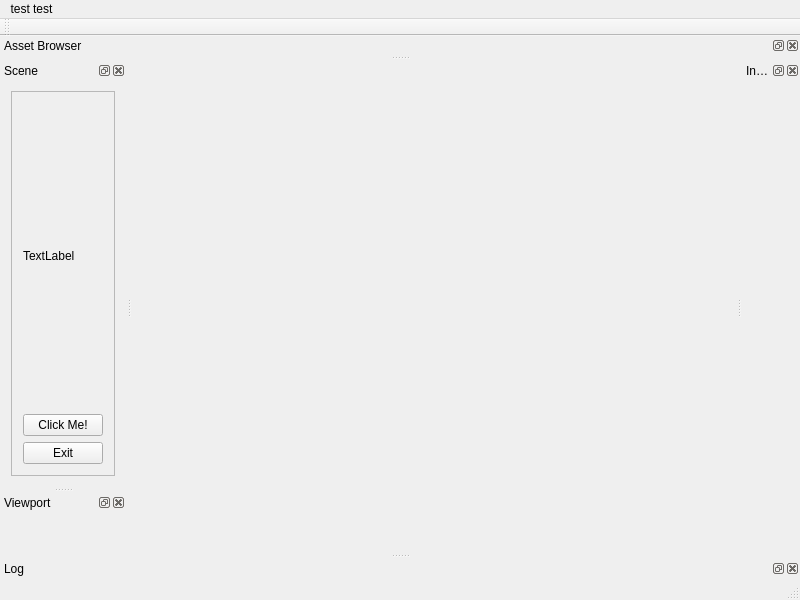
<?xml version="1.0" encoding="UTF-8"?>
<ui version="4.0">
 <class>MainWindow</class>
 <widget class="QMainWindow" name="MainWindow">
  <property name="geometry">
   <rect>
    <x>0</x>
    <y>0</y>
    <width>800</width>
    <height>600</height>
   </rect>
  </property>
  <property name="windowTitle">
   <string>MainWindow</string>
  </property>
  <widget class="QWidget" name="centralWidget"/>
  <widget class="QMenuBar" name="menuBar">
   <property name="geometry">
    <rect>
     <x>0</x>
     <y>0</y>
     <width>800</width>
     <height>22</height>
    </rect>
   </property>
   <widget class="QMenu" name="menutest_test">
    <property name="title">
     <string>test test</string>
    </property>
   </widget>
   <addaction name="menutest_test"/>
  </widget>
  <widget class="QToolBar" name="mainToolBar">
   <attribute name="toolBarArea">
    <enum>TopToolBarArea</enum>
   </attribute>
   <attribute name="toolBarBreak">
    <bool>false</bool>
   </attribute>
  </widget>
  <widget class="QStatusBar" name="statusBar"/>
  <widget class="QDockWidget" name="dockWidget">
   <property name="sizePolicy">
    <sizepolicy hsizetype="Expanding" vsizetype="Expanding">
     <horstretch>0</horstretch>
     <verstretch>0</verstretch>
    </sizepolicy>
   </property>
   <property name="layoutDirection">
    <enum>Qt::LeftToRight</enum>
   </property>
   <property name="windowTitle">
    <string>Scene</string>
   </property>
   <attribute name="dockWidgetArea">
    <number>1</number>
   </attribute>
   <widget class="QWidget" name="dockWidgetContents">
    <layout class="QVBoxLayout" name="verticalLayout_2">
     <item>
      <widget class="QScrollArea" name="scrollArea">
       <property name="sizePolicy">
        <sizepolicy hsizetype="Preferred" vsizetype="Preferred">
         <horstretch>0</horstretch>
         <verstretch>0</verstretch>
        </sizepolicy>
       </property>
       <property name="widgetResizable">
        <bool>true</bool>
       </property>
       <widget class="QWidget" name="scrollAreaWidgetContents">
        <property name="geometry">
         <rect>
          <x>0</x>
          <y>0</y>
          <width>227</width>
          <height>117</height>
         </rect>
        </property>
        <layout class="QVBoxLayout" name="verticalLayout_3">
         <item>
          <layout class="QVBoxLayout" name="verticalLayout">
           <item>
            <widget class="QLabel" name="txtStatus">
             <property name="text">
              <string>TextLabel</string>
             </property>
            </widget>
           </item>
           <item>
            <widget class="QPushButton" name="pushButton">
             <property name="text">
              <string>Click Me!</string>
             </property>
            </widget>
           </item>
           <item>
            <widget class="QPushButton" name="btnExit">
             <property name="text">
              <string>Exit</string>
             </property>
            </widget>
           </item>
          </layout>
         </item>
        </layout>
       </widget>
      </widget>
     </item>
    </layout>
   </widget>
  </widget>
  <widget class="QDockWidget" name="dockWidget_5">
   <property name="windowTitle">
    <string>Inspector</string>
   </property>
   <attribute name="dockWidgetArea">
    <number>2</number>
   </attribute>
   <widget class="QWidget" name="dockWidgetContents_5"/>
  </widget>
  <widget class="QDockWidget" name="dockWidget_6">
   <property name="windowTitle">
    <string>Asset Browser</string>
   </property>
   <attribute name="dockWidgetArea">
    <number>4</number>
   </attribute>
   <widget class="QWidget" name="dockWidgetContents_6"/>
  </widget>
  <widget class="QDockWidget" name="dockWidget_7">
   <property name="windowTitle">
    <string>Log</string>
   </property>
   <attribute name="dockWidgetArea">
    <number>8</number>
   </attribute>
   <widget class="QWidget" name="dockWidgetContents_7"/>
  </widget>
  <widget class="QDockWidget" name="scene_viewport_dock">
   <property name="windowTitle">
    <string>Viewport</string>
   </property>
   <attribute name="dockWidgetArea">
    <number>1</number>
   </attribute>
   <widget class="QWidget" name="dockWidgetContents_9"/>
  </widget>
 </widget>
 <layoutdefault spacing="6" margin="11"/>
 <resources/>
 <connections/>
</ui>
